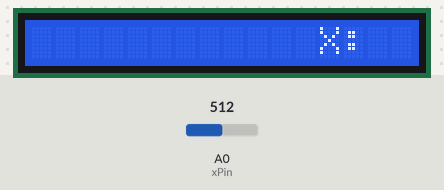
A sketch run on a simulated Arduino Uno, built with avr-gcc and run on an emulated ATmega328P. On the bench: 16×1 character LCD. The test bench sets the inputs (shaded band); at power-on: A0 (xPin) = 512.

Above: at 0.2 s.

The sketch:

Joystick_LCD.ino
```cpp
#include <Wire.h>
#include <LiquidCrystal_I2C.h>

const int xPin = A0;
const int yPin = A1;
const int btPin = 7;
LiquidCrystal_I2C lcd(0x27,16,1);

void setup()
{
  lcd.init();  //initialize the lcd
  lcd.backlight();  //open the backlight
  pinMode(btPin,INPUT);
  digitalWrite(btPin, HIGH);
  // Serial.begin(9600);
}

void loop()
{
  lcd.scrollDisplayLeft();
  lcd.print('X');
  lcd.scrollDisplayLeft();
  lcd.print(':');
  lcd.setCursor(15,0);
  char *outp = dec_to_ascii(analogRead(xPin));
  for (int positionCounter1 = 0; positionCounter1 < 26; positionCounter1++)
  {
    lcd.scrollDisplayLeft();  //Scrolls the contents of the display one space to the left.
    if (positionCounter1 == 6 || outp[positionCounter1] == '\0')
    {
      lcd.print(' ');
    }
    else
    {
      lcd.print(outp[positionCounter1]);
    }
  }
  free(outp);

  delay(500);//delay 100ms
  lcd.clear();
}

char *dec_to_ascii(int inp)
{
  char *outp = (char *) malloc(sizeof(int) * 5);
  int i = 10000;
  int curch = 0;
  while(i != 1)
  {
    int holder = (inp % i)/ (i / 10);
    if (holder)
    {
      outp[curch] = holder + '0';
      curch++;
    }
    i = i / 10;
  }
  if (curch == 0)
  {
    outp[0] = '0';
    curch++;
  }
  outp[curch] = '\0';
  return outp;
}
```
